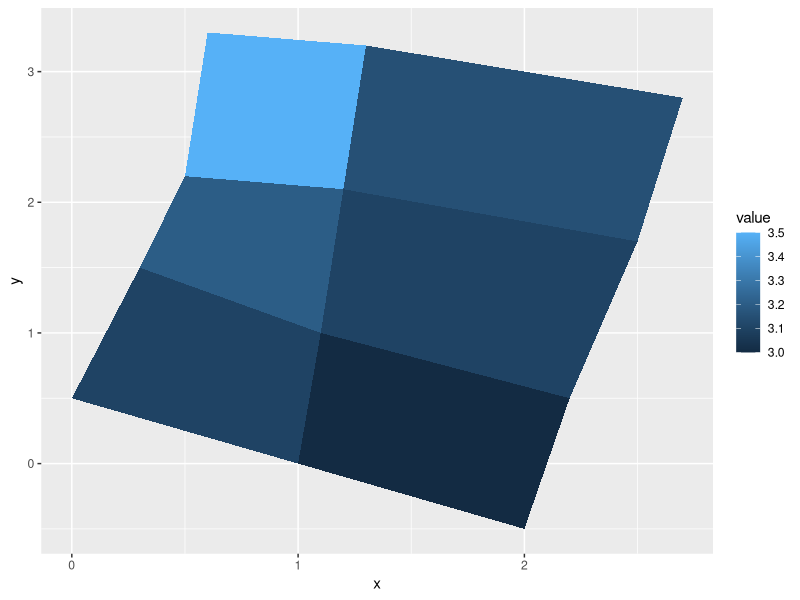
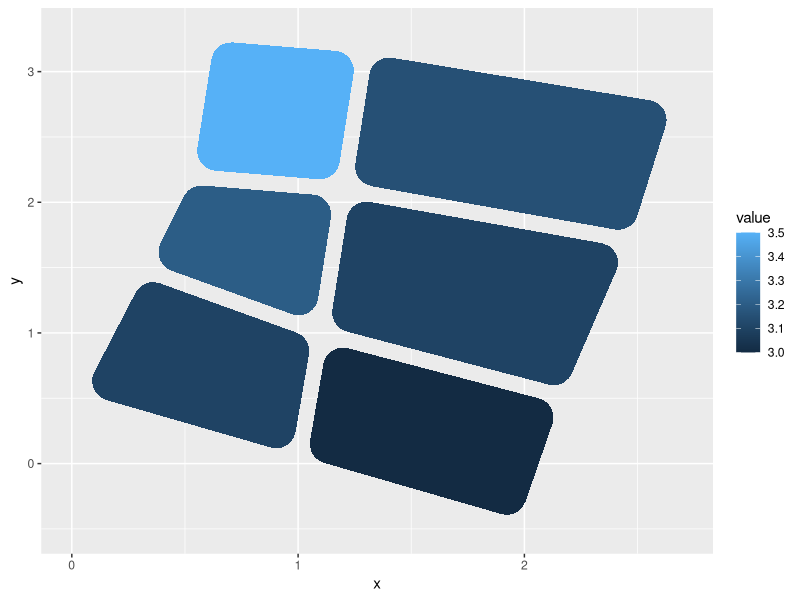
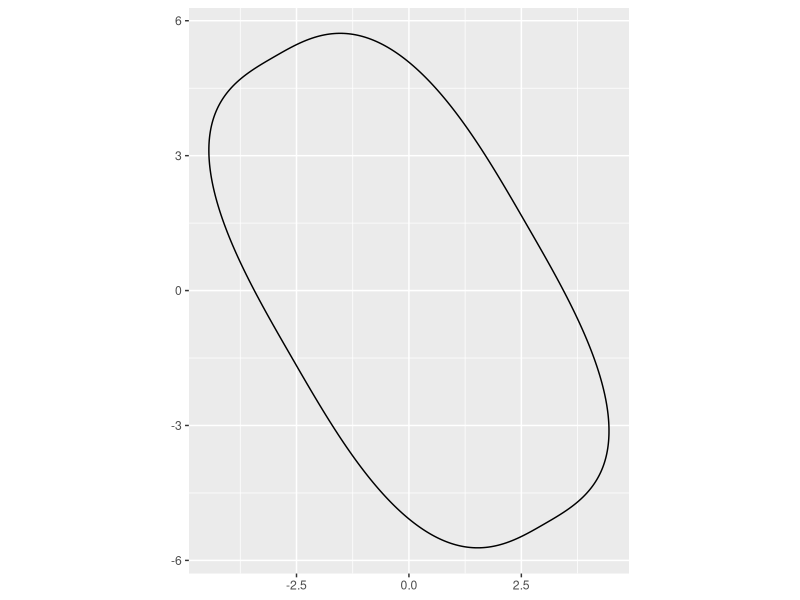
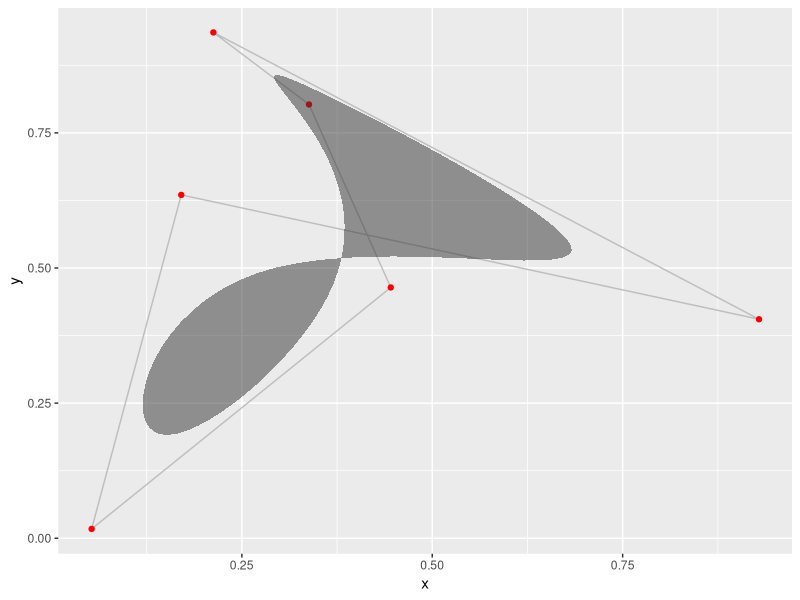
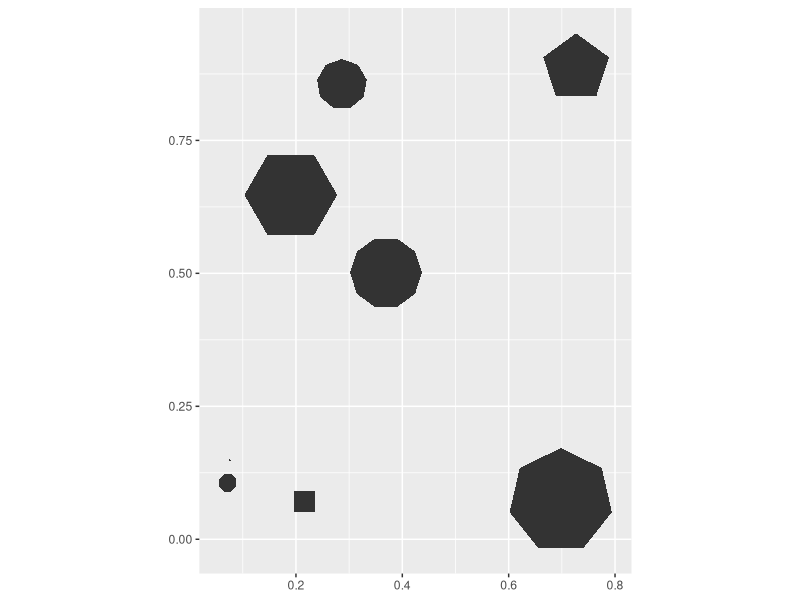
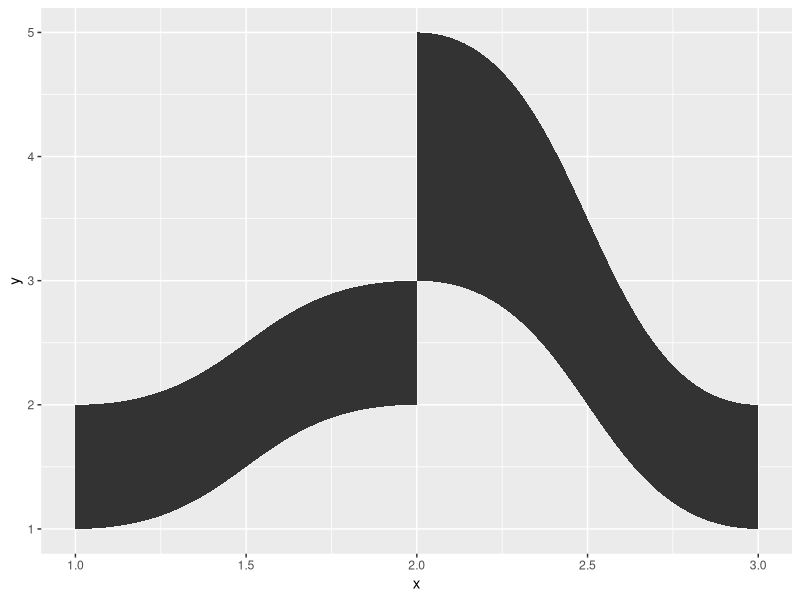

Write R code to recreate these figures, in order. (Note: this script raises an error after producing the figures.)
## ---- chunk 1
library(ggforce)

ids <- factor(c("1.1", "2.1", "1.2", "2.2", "1.3", "2.3"))

values <- data.frame(
  id = ids, 
  value = c(3, 3.1, 3.1, 3.2, 3.15, 3.5)
)


positions <- data.frame(
  id = rep(ids, each = 4), 
  x = c(2, 1, 1.1, 2.2, 1, 0, 0.3, 1.1, 2.2, 1.1, 1.2, 2.5, 1.1, 0.3,
  0.5, 1.2, 2.5, 1.2, 1.3, 2.7, 1.2, 0.5, 0.6, 1.3),
  y = c(-0.5, 0, 1, 0.5, 0, 0.5, 1.5, 1, 0.5, 1, 2.1, 1.7, 1, 1.5,
  2.2, 2.1, 1.7, 2.1, 3.2, 2.8, 2.1, 2.2, 3.3, 3.2)
)

datapoly <- merge(values, positions, by = "id")
datapoly
## ---- chunk 2
ggplot(datapoly, aes(x = x, y = y)) +
  geom_polygon(aes(fill = value, group = id))
## ---- chunk 3
ggplot(data = datapoly, aes(x = x, y = y)) +
  geom_shape(aes(fill = value, group = id), 
             expand = unit(-2, "mm"), 
             radius = unit(5, "mm"))
## ---- chunk 4
ggplot() +
  geom_ellipse(aes(x0 = 0, y0 = 0, a = 6, b = 3, angle = -pi / 3, m1 = 3)) +
  coord_fixed()
## ---- chunk 5
controls <- data.frame(
  x = runif(6), 
  y = runif(6)
)

ggplot(controls, aes(x, y)) +
  geom_polygon(fill = NA, color = "grey") +
  geom_point(color = "red") +
  geom_bspline_closed(alpha = 0.5)
## ---- chunk 6
ggplot() +
  geom_regon(aes(x0 = runif(8), 
                 y0 = runif(8), 
                 sides = sample(3:10, 8), 
                 angle = 0, 
                 r = runif(8)/10)) +
  coord_fixed()
## ---- chunk 7
data <- data.frame(
  x = c(1, 2, 2, 1, 2, 3, 3, 2), 
  y = c(1, 2, 3, 2, 3, 1, 2, 5), 
  group = c(1, 1, 1, 1, 2, 2, 2, 2)
)

ggplot(data) +
  geom_diagonal_wide(aes(x, y, group = group))
## ---- chunk 8
titanic <- Titanic %>% reshape2::melt()
titanic <- gather_set_data(data = titanic, x = 1:4)
titanic %>% head
## ---- chunk 9
ggplot(data = titanic, aes(x = x, id = id, split = y, value = value)) +
  geom_parallel_sets(aes(fill = Sex), alpha = 0.3, axis.width = 0.1) +
  geom_parallel_sets_axes(axis.width = 0.1) +
  geom_parallel_sets_labels(color = "white")
